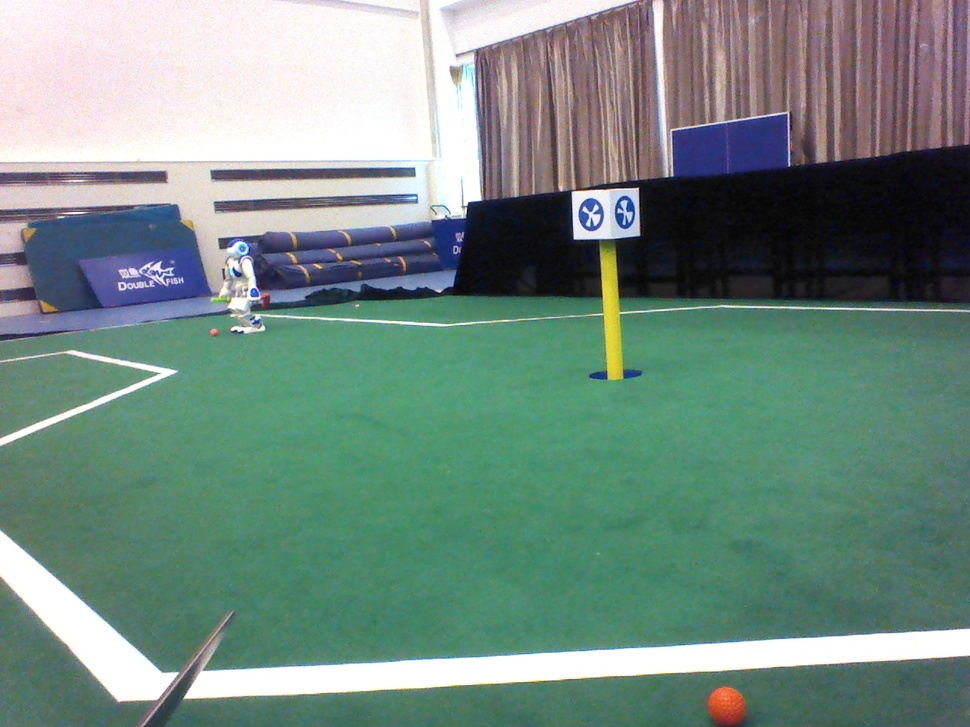
#> input picture 03 Mouse as a Paint-Brush/image.jpg, 970 x 727 px, shrunk from 1280 x 960 before the run, given in place of the camera
$ python test3.py
#> lines starting #> are read from the running program, lines starting #| are printed output that depends on the picture; after the words box and inside, x2 and y2 are one past the last pixel; in counts of white or black regions, pixels touching at a corner belong together
import cv2
import numpy as np

cap = cv2.VideoCapture(0)
while(1):

    _,frame = cap.read()
#> frame is the input picture: shape (727, 970, 3); mean B, G, R 129.3, 139.1, 115

    gray = cv2.cvtColor(frame, cv2.COLOR_BGR2GRAY)
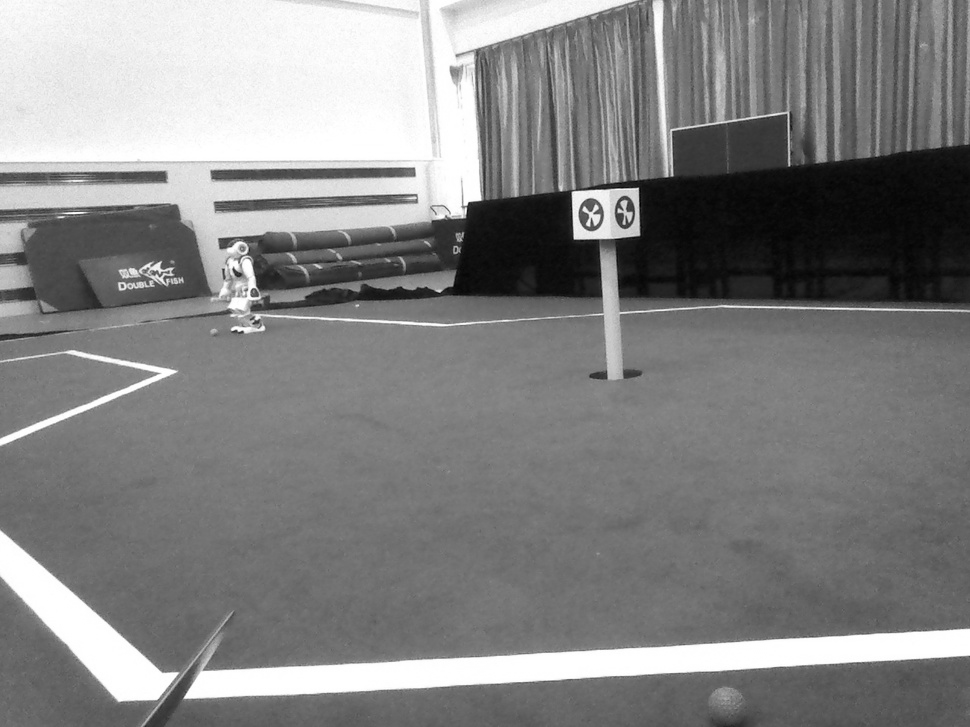
#> gray: shape (727, 970); min 1, max 255, mean 130.7

    ret,th1 = cv2.threshold(gray,100,255,cv2.THRESH_BINARY)
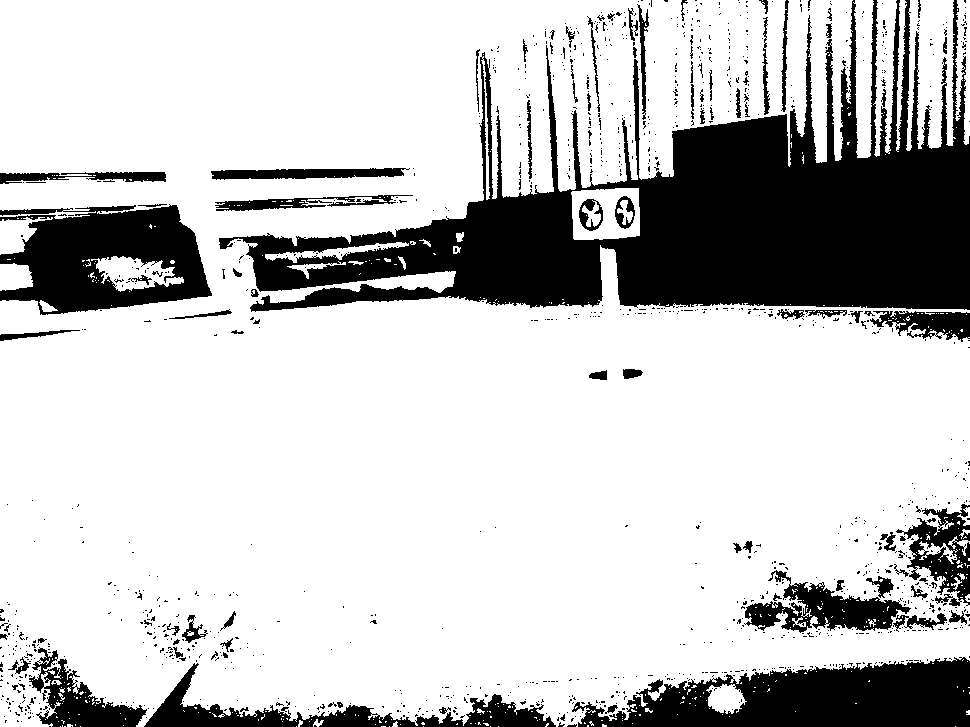
#> th1: shape (727, 970); 77.5% white; 1193 black regions (1096 under 20 px), largest, box (x1, y1, x2, y2) and area: (219, 0, 970, 312) 91549, (572, 657, 970, 727) 18089, (0, 204, 212, 315) 14947

    th2 = cv2.adaptiveThreshold(gray,255,cv2.ADAPTIVE_THRESH_GAUSSIAN_C,\
                                    cv2.THRESH_BINARY,11,2)
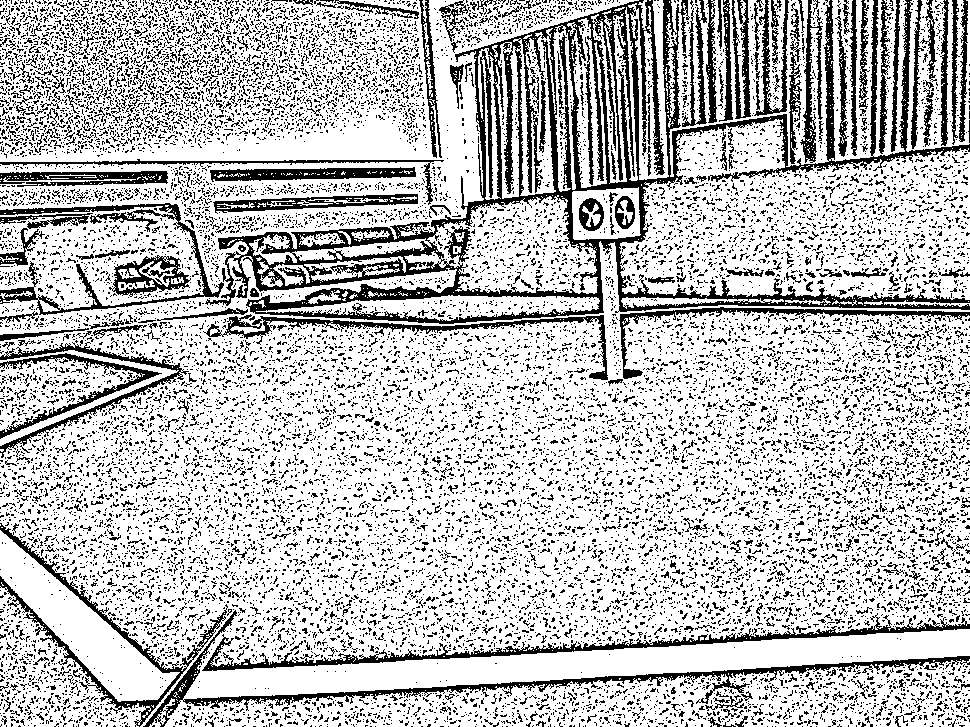
#> th2: shape (727, 970); 75% white; black in thin lines or dots

    cv2.imshow('image',frame)
    #cv2.imshow('gray',gray)
    cv2.imshow('TH1',th1)
    cv2.imshow('TH2',th2)
    k = cv2.waitKey(5) & 0xFF
#> (key Esc is pressed here)
    if k == 27:
        break

cv2.destroyAllWindows()

$ run again, on 03 Mouse as a Paint-Brush/rb_detector.jpg
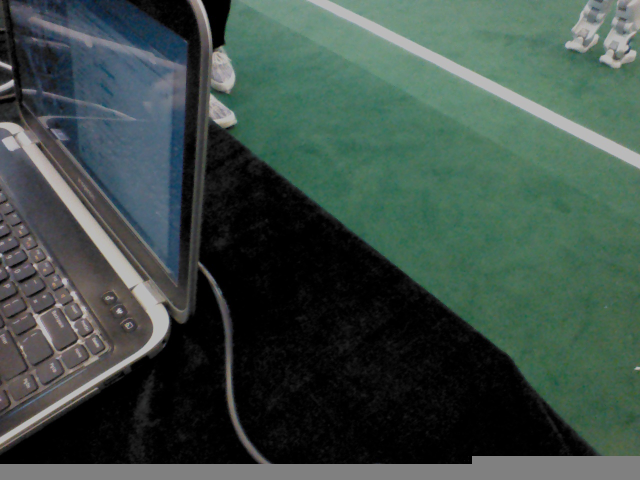
#> input picture 03 Mouse as a Paint-Brush/rb_detector.jpg, 1280 x 960 px, given in place of the camera (shown at 1/2 size)
#> frame is the input picture: shape (960, 1280, 3); mean B, G, R 70.1, 76.9, 60.7
#> `ret,th1 = cv2.threshold(gray,100,255,cv2.THRESH_BINARY)`:
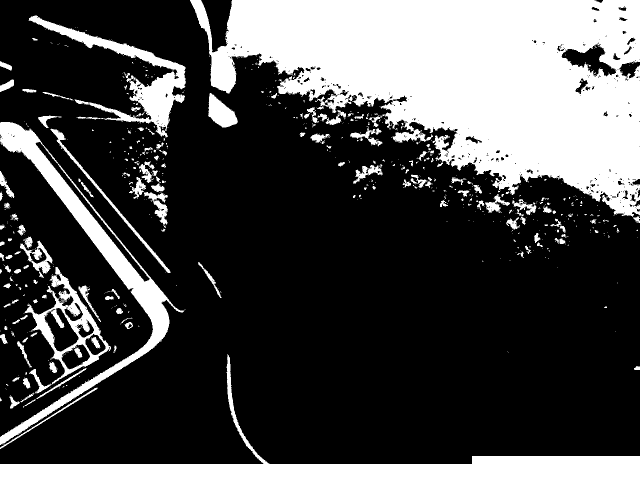
#> th1: shape (960, 1280) (shown at 1/2 size); 28.6% white; 703 white regions (539 under 20 px), largest, box (x1, y1, x2, y2) and area: (380, 0, 1280, 434) 227087, (0, 708, 1280, 960) 48033, (0, 244, 369, 890) 25575
#> `th2 = cv2.adaptiveThreshold(gray,255,cv2.ADAPTIVE_THRESH_GAUSSIAN_C,\ ..`:
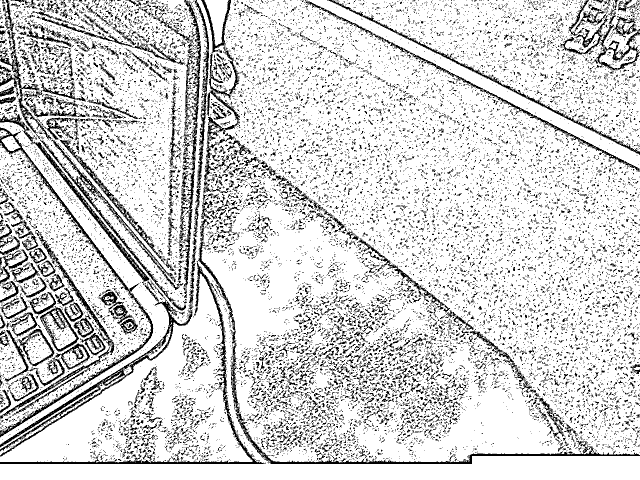
#> th2: shape (960, 1280) (shown at 1/2 size); 83.1% white; black in thin lines or dots
